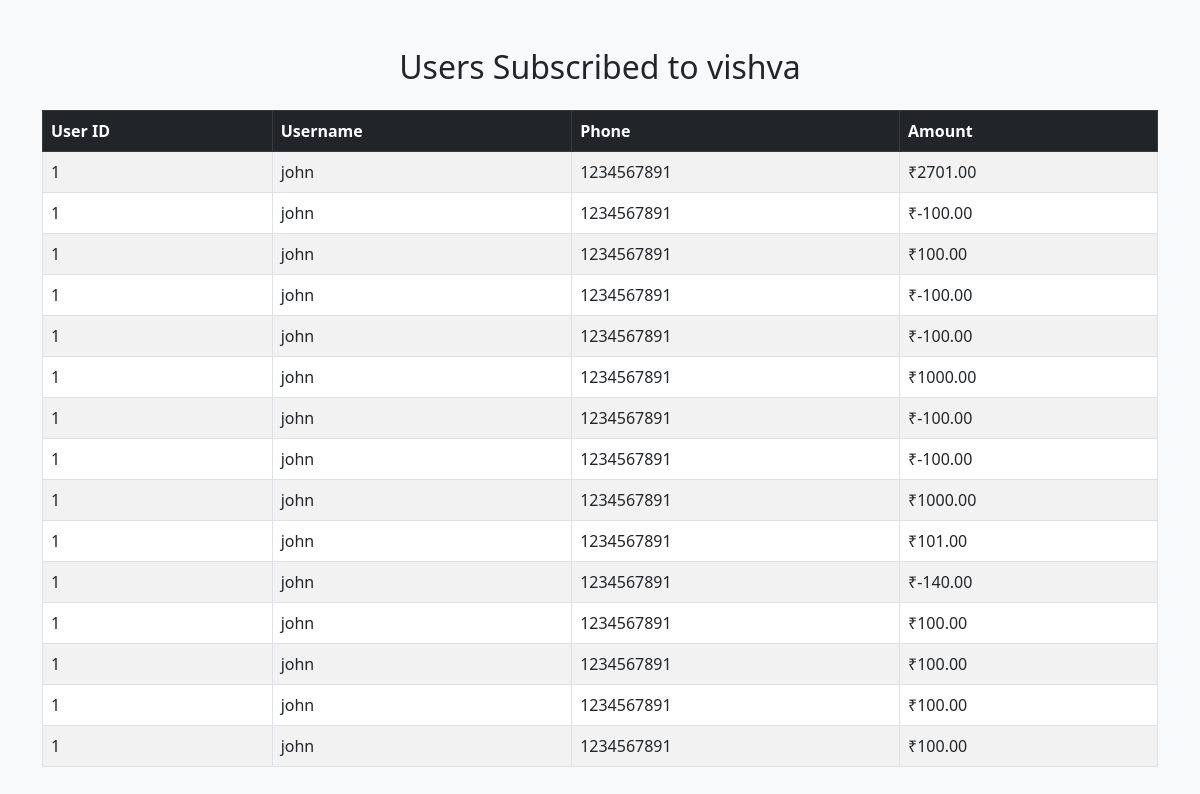
Page /owner/2/subscriptions on the committed database.
### models.py (models this page shows, shortened)
class Owner(UserMixin, db.Model):
    __tablename__ = 'owners'
    id = db.Column(db.Integer, primary_key=True)
    username = db.Column(db.String(80), unique=True, nullable=False)
    email = db.Column(db.String(120), unique=True, nullable=False)
    password_hash = db.Column(db.String(256), nullable=False)
    phone = db.Column(db.String(20), nullable=False)
    gaming_center_name = db.Column(db.String(200), nullable=False)
    address = db.Column(db.String(255), nullable=True)
    active = db.Column(db.Boolean, default=True)
    created_at = db.Column(db.DateTime, default=datetime.utcnow)
    latitude = db.Column(db.Float, nullable=True)
    longitude = db.Column(db.Float, nullable=True)
    google_maps_link = db.Column(db.String(500), nullable=True)
    amenities = db.Column(db.Text, nullable=True)  # Stored as JSON string
    venue_image1 = db.Column(db.String(500), nullable=True)
    venue_image2 = db.Column(db.String(500), nullable=True)
    venue_image3 = db.Column(db.String(500), nullable=True)
    venue_image4 = db.Column(db.String(500), nullable=True)
    images_uploaded = db.Column(db.Boolean, default=False)
    consoles = db.relationship('Console', backref='owner', lazy=True, cascade='all, delete-orphan')
    subscriptions = db.relationship("Subscription", back_populates="owner", cascade="all, delete")

class Subscription(db.Model):
    __tablename__ = "subscription"
    id = db.Column(db.Integer, primary_key=True)
    amount = db.Column(db.Float, nullable=False)
    user_id = db.Column(db.Integer, db.ForeignKey('users.id'), nullable=False)
    owner_id = db.Column(db.Integer, db.ForeignKey('owners.id'), nullable=False)
    created_at = db.Column(db.DateTime, default=datetime.utcnow)
    user = db.relationship("User", back_populates="subscriptions")
    owner = db.relationship("Owner", back_populates="subscriptions")

class User(UserMixin, db.Model):
    __tablename__ = 'users'
    id = db.Column(db.Integer, primary_key=True)
    username = db.Column(db.String(80), unique=True, nullable=False)
    email = db.Column(db.String(120), unique=True, nullable=True)
    phone = db.Column(db.String(20), nullable=False , unique = True)
    password_hash = db.Column(db.String(256), nullable=False)
    full_name = db.Column(db.String(120), nullable=True)
    age = db.Column(db.Integer, nullable=True)
    created_at = db.Column(db.DateTime, default=datetime.utcnow)
    total_spent = db.Column(db.Float, default=0.0)
    bookings = db.relationship('TimeSlot', backref='user', lazy=True, foreign_keys='TimeSlot.user_id')
    coin_balances = db.relationship('UserCoinBalance', backref='user', lazy=True)
    subscriptions = db.relationship("Subscription", back_populates="user", cascade="all, delete")

### routes.py (the view)
@app.route('/owner/<int:owner_id>/subscriptions')
def owner_subscriptions(owner_id):
    owner = Owner.query.get_or_404(owner_id)
    subscriptions = Subscription.query.filter_by(owner_id=owner.id).all()
    return render_template('owner_subscriptions.html', owner=owner, subscriptions=subscriptions)

### app.py (called while the page is built)
@app.before_request
def show_user_flash_notifications():
    if current_user.is_authenticated and hasattr(current_user, 'id'):
        notifs = UserNotification.query.filter_by(
            user_id=current_user.id,
            is_flash=True,
            is_read=False
        ).all()
        for notif in notifs:
            flash(notif.message, "info")
            notif.is_flash = False
            notif.is_read = True
        if notifs:
            db.session.commit()

### templates/owner_subscriptions.html (shortened to what this page needs)
<!DOCTYPE html>
<html lang="en">
<head>
    <link href="https://cdn.jsdelivr.net/npm/bootstrap@5.3.0/dist/css/bootstrap.min.css" rel="stylesheet">
</head>
<body class="bg-light">
    <div class="container mt-5">
        <div class="text-center mb-4">
            <h2>Users Subscribed to {{ owner.username }}</h2>
        </div>
        {% if subscriptions %}
        <table class="table table-bordered table-striped">
            <thead class="table-dark">
                <tr>
                    <th>User ID</th>
                    <th>Username</th>
                    <th>Phone</th>
                    <th>Amount</th>
                </tr>
            </thead>
            <tbody>
                {% for sub in subscriptions %}
                <tr>
                    <td>{{ sub.user.id }}</td>
                    <td>{{ sub.user.username }}</td>
                    <td>{{ sub.user.phone }}</td>
                    <td>₹{{ '%.2f'|format(sub.amount) }}</td>
                </tr>
                {% endfor %}
            </tbody>
        </table>
        {% else %}
            <div class="alert alert-info text-center">
                No users have subscribed to this venue yet.
            </div>
        {% endif %}
    </div>
</body>
</html>

### rows in the picture
Owner: username "vishva"
Subscription: user.id "1", user.username "john", user.phone "1234567891", amount "2701.00"
Subscription: user.id "1", user.username "john", user.phone "1234567891", amount "-100.00"
Subscription: user.id "1", user.username "john", user.phone "1234567891", amount "100.00"
Subscription: user.id "1", user.username "john", user.phone "1234567891", amount "-100.00"
Subscription: user.id "1", user.username "john", user.phone "1234567891", amount "-100.00"
Subscription: user.id "1", user.username "john", user.phone "1234567891", amount "1000.00"
Subscription: user.id "1", user.username "john", user.phone "1234567891", amount "-100.00"
Subscription: user.id "1", user.username "john", user.phone "1234567891", amount "-100.00"
Subscription: user.id "1", user.username "john", user.phone "1234567891", amount "1000.00"
Subscription: user.id "1", user.username "john", user.phone "1234567891", amount "101.00"
Subscription: user.id "1", user.username "john", user.phone "1234567891", amount "-140.00"
Subscription: user.id "1", user.username "john", user.phone "1234567891", amount "100.00"
Subscription: user.id "1", user.username "john", user.phone "1234567891", amount "100.00"
Subscription: user.id "1", user.username "john", user.phone "1234567891", amount "100.00"
Subscription: user.id "1", user.username "john", user.phone "1234567891", amount "100.00"
